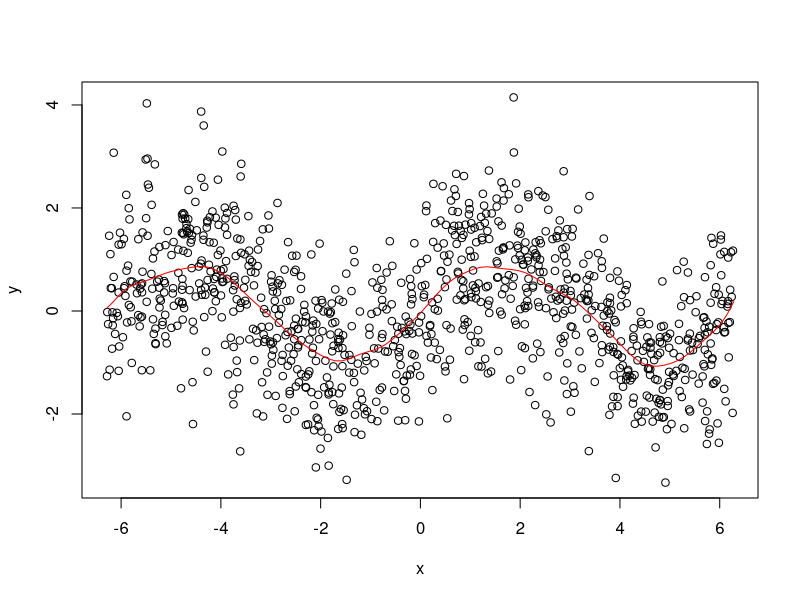

Generate this figure with R:
# STAT-S 610
# LAB 4
# 2019-10-03
# https://jfukuyama.github.io/teaching/stat610/assignments/lab4.pdf

# --- functions --- #

#' @param x (numeric) vector of same length as y
#' @param y (numeric) vector of same length as y
#' @param z (numeric) vector, can be of a different length
#' @param omega (numeric) must be a scalar
#' @return (numeric) vector of the same length as z
llr = function(x, y, z, omega) {
  fits = sapply(z, compute_f_hat, x, y, omega)
  return(fits)
}

#' @param z (numeric) must be a scalar
#' @param x (numeric) vector of the same length as y
#' @param y (numeric) vector of the same length as x
#' @param omega (numeric) must be a scalar
#' @return (numeric) scalar
compute_f_hat = function(z, x, y, omega) {
  Wz = make_weight_matrix(z, x, omega)
  X = make_predictor_matrix(x)
  f_hat = c(1, z) %*% solve(t(X) %*% Wz %*% X) %*% t(X) %*% Wz %*% y
  return(f_hat)
}

#' @param z (numeric) must be a scalar
#' @param x (numeric) vector of arbitrary length
#' @param omega (numeric) must be a scalar
#' @return (numeric) a diagonal matrix
make_weight_matrix = function(z, x, omega) {
  r = abs(x - z) / omega  # this is a vector of the same length as x
  w = sapply(r, W)  # this is a vector of the same length as x and r
  Wz = diag(w)  # this is a diagonal matrix with elements from w
  return(Wz)
}

#' @param r (numeric) must be a scalar
#' @return (numeric) scalar
W = function(r) {
  if (abs(r) < 1) {
    return((1 - abs(r) ** 3) ** 3)
  } else {
    return(0)
  }
}

#' @param x (numeric) vector of arbitrary length
#' @return (numeric) matrix with 2 columns and rows equal to length of x
make_predictor_matrix = function(x) {
  n = length(x)
  return(cbind(rep(1, n), x))
}


# --- example 2 --- #

# noisy sine wave
x = runif(1000, -2 * pi, 2 * pi)
y = sin(x) + rnorm(length(x))

# space along which to smooth
z = seq(-2 * pi, 2 * pi, length.out = 100)

# run smoothing
fits = llr(z = z, x = x, y = y, omega = pi / 3)

# plot the data and the smoother
plot(x, y)
lines(z, fits, col = 'red')
